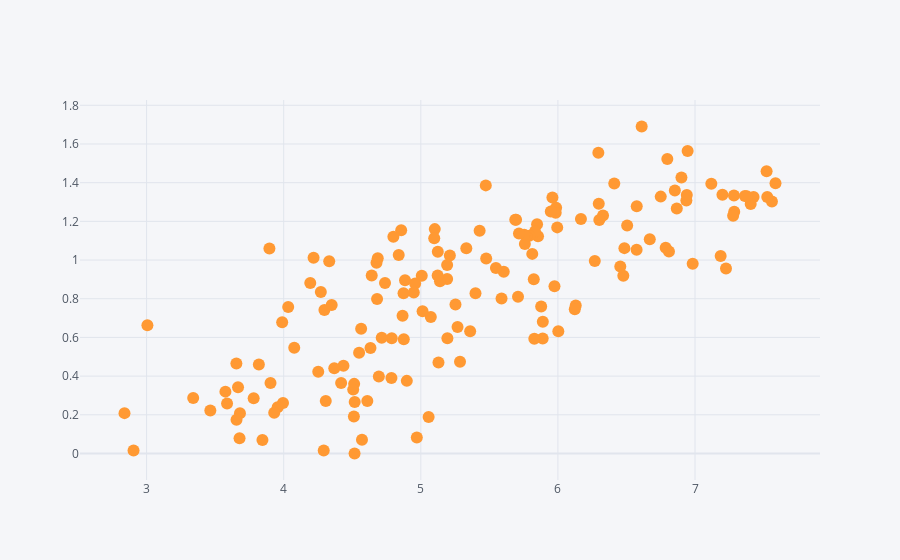

The notebook cell this image was saved under:
### Code cell
df.iplot(kind='scatter',x='Happiness Score',y='Economy (GDP per Capita)',mode='markers')

### Figure 1 — Plotly figure (JSON) as saved in the notebook; plotly's stock layout.template omitted (floating-point values rounded to 4 significant figures; data arrays with more than 128 entries replaced by an {"elided": "..."} marker saying what was removed)
{"data": [{"line": {"color": "rgba(255, 153, 51, 1.0)", "dash": "solid", "shape": "linear", "width": 1.3}, "marker": {"size": 12, "symbol": "circle"}, "mode": "markers", "name": "Economy (GDP per Capita)", "text": "", "type": "scatter", "x": {"elided": "158 float values"}, "y": {"elided": "158 float values"}}], "layout": {"legend": {"bgcolor": "#F5F6F9", "font": {"color": "#4D5663"}}, "paper_bgcolor": "#F5F6F9", "plot_bgcolor": "#F5F6F9", "title": {"font": {"color": "#4D5663"}}, "xaxis": {"gridcolor": "#E1E5ED", "showgrid": true, "tickfont": {"color": "#4D5663"}, "title": {"font": {"color": "#4D5663"}, "text": ""}, "zerolinecolor": "#E1E5ED"}, "yaxis": {"gridcolor": "#E1E5ED", "showgrid": true, "tickfont": {"color": "#4D5663"}, "title": {"font": {"color": "#4D5663"}, "text": ""}, "zerolinecolor": "#E1E5ED"}}}
